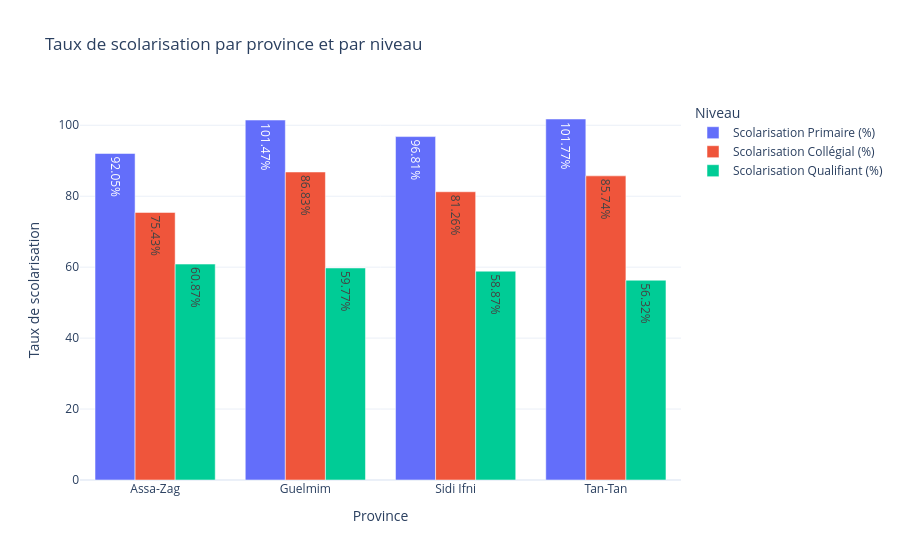
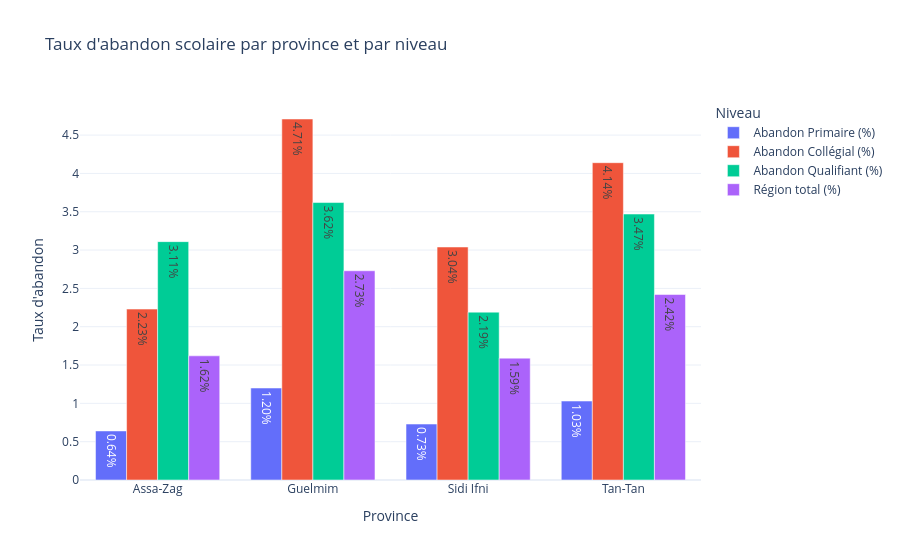
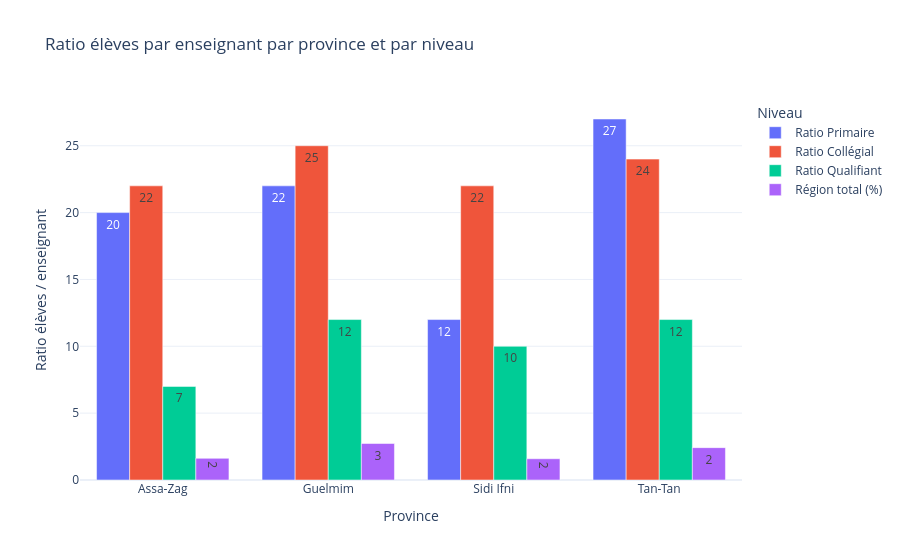

These figures' notebook cell, in order:
### Code cell
import pandas as pd
import plotly.express as px

# =========================
# 1. Chargement des données
# =========================
file_path = r"../data/Indicateurs_Education_1.csv"

df = pd.read_csv(file_path, header=1)

print(df.head())
print(df.info())

# =========================
# 2. Taux de scolarisation
# =========================
df_scolarisation = df[[
    "Province",
    "Scolarisation Primaire (%)",
    "Scolarisation Collégial (%)",
    "Scolarisation Qualifiant (%)"
]]

df_scolarisation_long = df_scolarisation.melt(
    id_vars="Province",
    var_name="Niveau",
    value_name="Taux de scolarisation"
)

fig1 = px.bar(
    df_scolarisation_long,
    x="Province",
    y="Taux de scolarisation",
    color="Niveau",
    barmode="group",
    text="Taux de scolarisation",
    title="Taux de scolarisation par province et par niveau"
)

fig1.update_traces(texttemplate="%{text:.2f}%")
fig1.update_layout(template="plotly_white")
fig1.show()

# =========================
# 3. Taux d'abandon scolaire
# =========================
df_abandon = df[[
    "Province",
    "Abandon Primaire (%)",
    "Abandon Collégial (%)",
    "Abandon Qualifiant (%)",
    "Région total (%)"
]]

df_abandon_long = df_abandon.melt(
    id_vars="Province",
    var_name="Niveau",
    value_name="Taux d'abandon"
)

fig2 = px.bar(
    df_abandon_long,
    x="Province",
    y="Taux d'abandon",
    color="Niveau",
    barmode="group",
    text="Taux d'abandon",
    title="Taux d'abandon scolaire par province et par niveau"
)

fig2.update_traces(texttemplate="%{text:.2f}%")
fig2.update_layout(template="plotly_white")
fig2.show()

# =========================
# 4. Ratio élèves par enseignant
# =========================
df_ratio = df[[
    "Province",
    "Ratio Primaire",
    "Ratio Collégial",
    "Ratio Qualifiant",
    "Région total (%)"
]]

df_ratio_long = df_ratio.melt(
    id_vars="Province",
    var_name="Niveau",
    value_name="Ratio élèves / enseignant"
)

fig3 = px.bar(
    df_ratio_long,
    x="Province",
    y="Ratio élèves / enseignant",
    color="Niveau",
    barmode="group",
    text="Ratio élèves / enseignant",
    title="Ratio élèves par enseignant par province et par niveau"
)

fig3.update_traces(texttemplate="%{text:.0f}")
fig3.update_layout(template="plotly_white")
fig3.show()

# =========================
# 5. Analyse automatique
# =========================
print("\n===== Analyse synthétique =====")

print("\nTaux de scolarisation moyen :")
print(df_scolarisation.drop(columns="Province").mean())

print("\nTaux d'abandon moyen :")
print(df_abandon.drop(columns="Province").mean())

print("\nRatio moyen élèves par enseignant :")
print(df_ratio.drop(columns="Province").mean())

### Figure 1 — Plotly figure (JSON) as saved in the notebook; plotly's stock layout.template omitted (floating-point values rounded to 4 significant figures)
{"data": [{"alignmentgroup": "True", "hovertemplate": "Niveau=Scolarisation Primaire (%)<br>Province=%{x}<br>Taux de scolarisation=%{text}<extra></extra>", "legendgroup": "Scolarisation Primaire (%)", "marker": {"color": "#636efa", "pattern": {"shape": ""}}, "name": "Scolarisation Primaire (%)", "offsetgroup": "Scolarisation Primaire (%)", "orientation": "v", "showlegend": true, "text": [92.05, 101.5, 96.81, 101.8], "textposition": "auto", "texttemplate": "%{text:.2f}%", "type": "bar", "x": ["Assa-Zag", "Guelmim", "Sidi Ifni", "Tan-Tan"], "xaxis": "x", "y": [92.05, 101.5, 96.81, 101.8], "yaxis": "y"}, {"alignmentgroup": "True", "hovertemplate": "Niveau=Scolarisation Collégial (%)<br>Province=%{x}<br>Taux de scolarisation=%{text}<extra></extra>", "legendgroup": "Scolarisation Collégial (%)", "marker": {"color": "#EF553B", "pattern": {"shape": ""}}, "name": "Scolarisation Collégial (%)", "offsetgroup": "Scolarisation Collégial (%)", "orientation": "v", "showlegend": true, "text": [75.43, 86.83, 81.26, 85.74], "textposition": "auto", "texttemplate": "%{text:.2f}%", "type": "bar", "x": ["Assa-Zag", "Guelmim", "Sidi Ifni", "Tan-Tan"], "xaxis": "x", "y": [75.43, 86.83, 81.26, 85.74], "yaxis": "y"}, {"alignmentgroup": "True", "hovertemplate": "Niveau=Scolarisation Qualifiant (%)<br>Province=%{x}<br>Taux de scolarisation=%{text}<extra></extra>", "legendgroup": "Scolarisation Qualifiant (%)", "marker": {"color": "#00cc96", "pattern": {"shape": ""}}, "name": "Scolarisation Qualifiant (%)", "offsetgroup": "Scolarisation Qualifiant (%)", "orientation": "v", "showlegend": true, "text": [60.87, 59.77, 58.87, 56.32], "textposition": "auto", "texttemplate": "%{text:.2f}%", "type": "bar", "x": ["Assa-Zag", "Guelmim", "Sidi Ifni", "Tan-Tan"], "xaxis": "x", "y": [60.87, 59.77, 58.87, 56.32], "yaxis": "y"}], "layout": {"barmode": "group", "legend": {"title": {"text": "Niveau"}, "tracegroupgap": 0}, "title": {"text": "Taux de scolarisation par province et par niveau"}, "xaxis": {"anchor": "y", "domain": [0, 1], "title": {"text": "Province"}}, "yaxis": {"anchor": "x", "domain": [0, 1], "title": {"text": "Taux de scolarisation"}}}}

### Figure 2 — Plotly figure (JSON) as saved in the notebook; plotly's stock layout.template omitted (floating-point values rounded to 4 significant figures)
{"data": [{"alignmentgroup": "True", "hovertemplate": "Niveau=Abandon Primaire (%)<br>Province=%{x}<br>Taux d'abandon=%{text}<extra></extra>", "legendgroup": "Abandon Primaire (%)", "marker": {"color": "#636efa", "pattern": {"shape": ""}}, "name": "Abandon Primaire (%)", "offsetgroup": "Abandon Primaire (%)", "orientation": "v", "showlegend": true, "text": [0.64, 1.2, 0.73, 1.03], "textposition": "auto", "texttemplate": "%{text:.2f}%", "type": "bar", "x": ["Assa-Zag", "Guelmim", "Sidi Ifni", "Tan-Tan"], "xaxis": "x", "y": [0.64, 1.2, 0.73, 1.03], "yaxis": "y"}, {"alignmentgroup": "True", "hovertemplate": "Niveau=Abandon Collégial (%)<br>Province=%{x}<br>Taux d'abandon=%{text}<extra></extra>", "legendgroup": "Abandon Collégial (%)", "marker": {"color": "#EF553B", "pattern": {"shape": ""}}, "name": "Abandon Collégial (%)", "offsetgroup": "Abandon Collégial (%)", "orientation": "v", "showlegend": true, "text": [2.23, 4.71, 3.04, 4.14], "textposition": "auto", "texttemplate": "%{text:.2f}%", "type": "bar", "x": ["Assa-Zag", "Guelmim", "Sidi Ifni", "Tan-Tan"], "xaxis": "x", "y": [2.23, 4.71, 3.04, 4.14], "yaxis": "y"}, {"alignmentgroup": "True", "hovertemplate": "Niveau=Abandon Qualifiant (%)<br>Province=%{x}<br>Taux d'abandon=%{text}<extra></extra>", "legendgroup": "Abandon Qualifiant (%)", "marker": {"color": "#00cc96", "pattern": {"shape": ""}}, "name": "Abandon Qualifiant (%)", "offsetgroup": "Abandon Qualifiant (%)", "orientation": "v", "showlegend": true, "text": [3.11, 3.62, 2.19, 3.47], "textposition": "auto", "texttemplate": "%{text:.2f}%", "type": "bar", "x": ["Assa-Zag", "Guelmim", "Sidi Ifni", "Tan-Tan"], "xaxis": "x", "y": [3.11, 3.62, 2.19, 3.47], "yaxis": "y"}, {"alignmentgroup": "True", "hovertemplate": "Niveau=Région total (%)<br>Province=%{x}<br>Taux d'abandon=%{text}<extra></extra>", "legendgroup": "Région total (%)", "marker": {"color": "#ab63fa", "pattern": {"shape": ""}}, "name": "Région total (%)", "offsetgroup": "Région total (%)", "orientation": "v", "showlegend": true, "text": [1.62, 2.73, 1.59, 2.42], "textposition": "auto", "texttemplate": "%{text:.2f}%", "type": "bar", "x": ["Assa-Zag", "Guelmim", "Sidi Ifni", "Tan-Tan"], "xaxis": "x", "y": [1.62, 2.73, 1.59, 2.42], "yaxis": "y"}], "layout": {"barmode": "group", "legend": {"title": {"text": "Niveau"}, "tracegroupgap": 0}, "title": {"text": "Taux d'abandon scolaire par province et par niveau"}, "xaxis": {"anchor": "y", "domain": [0, 1], "title": {"text": "Province"}}, "yaxis": {"anchor": "x", "domain": [0, 1], "title": {"text": "Taux d'abandon"}}}}

### Figure 3 — Plotly figure (JSON) as saved in the notebook; plotly's stock layout.template omitted (floating-point values rounded to 4 significant figures)
{"data": [{"alignmentgroup": "True", "hovertemplate": "Niveau=Ratio Primaire<br>Province=%{x}<br>Ratio élèves / enseignant=%{text}<extra></extra>", "legendgroup": "Ratio Primaire", "marker": {"color": "#636efa", "pattern": {"shape": ""}}, "name": "Ratio Primaire", "offsetgroup": "Ratio Primaire", "orientation": "v", "showlegend": true, "text": [20, 22, 12, 27], "textposition": "auto", "texttemplate": "%{text:.0f}", "type": "bar", "x": ["Assa-Zag", "Guelmim", "Sidi Ifni", "Tan-Tan"], "xaxis": "x", "y": [20, 22, 12, 27], "yaxis": "y"}, {"alignmentgroup": "True", "hovertemplate": "Niveau=Ratio Collégial<br>Province=%{x}<br>Ratio élèves / enseignant=%{text}<extra></extra>", "legendgroup": "Ratio Collégial", "marker": {"color": "#EF553B", "pattern": {"shape": ""}}, "name": "Ratio Collégial", "offsetgroup": "Ratio Collégial", "orientation": "v", "showlegend": true, "text": [22, 25, 22, 24], "textposition": "auto", "texttemplate": "%{text:.0f}", "type": "bar", "x": ["Assa-Zag", "Guelmim", "Sidi Ifni", "Tan-Tan"], "xaxis": "x", "y": [22, 25, 22, 24], "yaxis": "y"}, {"alignmentgroup": "True", "hovertemplate": "Niveau=Ratio Qualifiant<br>Province=%{x}<br>Ratio élèves / enseignant=%{text}<extra></extra>", "legendgroup": "Ratio Qualifiant", "marker": {"color": "#00cc96", "pattern": {"shape": ""}}, "name": "Ratio Qualifiant", "offsetgroup": "Ratio Qualifiant", "orientation": "v", "showlegend": true, "text": [7, 12, 10, 12], "textposition": "auto", "texttemplate": "%{text:.0f}", "type": "bar", "x": ["Assa-Zag", "Guelmim", "Sidi Ifni", "Tan-Tan"], "xaxis": "x", "y": [7, 12, 10, 12], "yaxis": "y"}, {"alignmentgroup": "True", "hovertemplate": "Niveau=Région total (%)<br>Province=%{x}<br>Ratio élèves / enseignant=%{text}<extra></extra>", "legendgroup": "Région total (%)", "marker": {"color": "#ab63fa", "pattern": {"shape": ""}}, "name": "Région total (%)", "offsetgroup": "Région total (%)", "orientation": "v", "showlegend": true, "text": [1.62, 2.73, 1.59, 2.42], "textposition": "auto", "texttemplate": "%{text:.0f}", "type": "bar", "x": ["Assa-Zag", "Guelmim", "Sidi Ifni", "Tan-Tan"], "xaxis": "x", "y": [1.62, 2.73, 1.59, 2.42], "yaxis": "y"}], "layout": {"barmode": "group", "legend": {"title": {"text": "Niveau"}, "tracegroupgap": 0}, "title": {"text": "Ratio élèves par enseignant par province et par niveau"}, "xaxis": {"anchor": "y", "domain": [0, 1], "title": {"text": "Province"}}, "yaxis": {"anchor": "x", "domain": [0, 1], "title": {"text": "Ratio élèves / enseignant"}}}}
